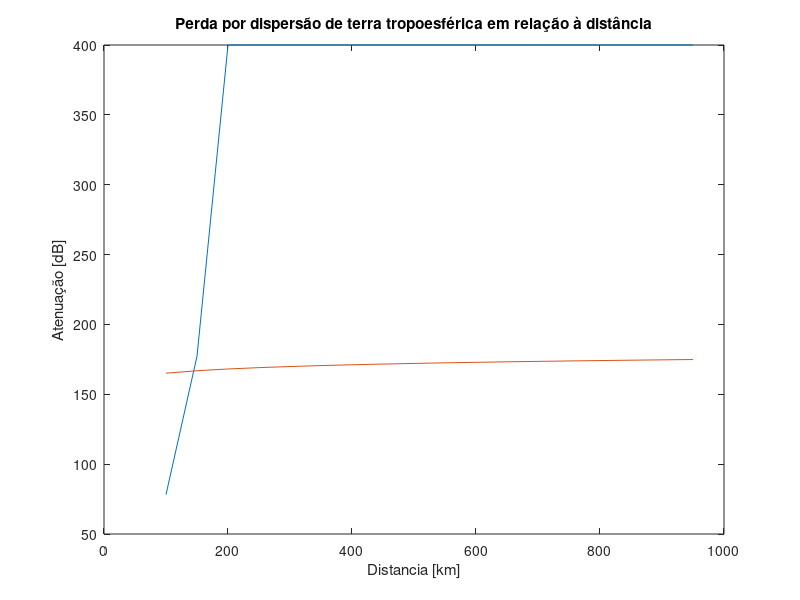

MATLAB code to generate this figure:
% --- PARÂMETROS ---
f = 6e9;                % Frequência [Hz] - 6 GHz
h_tx = 40;              % Altura TX [m]
h_rx = 150;             % Altura RX [m]
R_terra = 6370;         % Raio da Terra [km]

N0 = 320;               % Índice de refração à superfície [N-units]
M = 33.20;              % Parametro meteorologico dado para clima tipo 7a 
ypslon = 0.27;          % Parametro que traduz a estrutura da atmosfera para clima tipo 7a
r = 8500;               %Raio efetivo da terra [km]
Ge = 8;                 %Ganho de emissão [dB]
Gr= 8;                  % Ganho de receção [dB]



% --- COMPRIMENTO DE ONDA ---
c = 3e8;
lambda = c/f;

% --- PARÂMETROS NORMALIZADOS (ITU-R P.526-5) ---
% Raio efetivo da Terra em metros
a_ef = R_terra * 1000; % [m]


% Comprimento do percuso entre radiohorizontes (dde)

dde = 100000 - sqrt(2*a_ef*h_tx)-sqrt(2*a_ef*h_rx);


% Atenuacao por Difracao 

beta1 = 0.99; % Beta para Terreno Médio
beta2 = 0.97; % Beta para agua do Mar

distancia = 100000;  % [m] 

atenua_esferica = [];
dist_array = [];
while distancia<1000000

    X = beta1*distancia*((pi/(lambda*a_ef^2))^(1/3));
    Y1 = 2*beta1*h_tx*(((pi^2)/((lambda^2) *a_ef))^(1/3));
    Y2 = 2*beta1*h_rx*(((pi^2)/((lambda^2) *a_ef))^(1/3));
    
    F= 11+10*log10(X)-17.6*X;
    G1 = 17.6*(sqrt(Y1-1.1))-5*log10(Y1-1.1)-8;
    G2 = 17.6*(sqrt(Y2-1.1))-5*log10(Y2-1.1)-8;
    
    Aed = -(F+G1+G2);

    dist_array(end+1)=distancia;

    if(Aed>200)
        Aed=400;
    end
    atenua_esferica(end+1)=Aed;

    distancia=distancia+50000;

end


% --- PERDA BÁSICA POR DISPERSÃO (ITU-R P.617-1) ---



% Perda mediana anual para 50% do tempo
distancia_km = 100;
atenua_tropo = [];
dist_km_array = [];


while distancia_km<1000
    

    %Perguntar prof se tá certo a formula
    drhe=sqrt(2*a_ef*h_tx);

    drhr=sqrt(2*a_ef*h_rx);

    theta_tx=deg2rad(asin(h_tx/drhe));

    theta_rx=deg2rad(asin(h_rx/drhr));


    theta=(theta_rx+theta_tx)*1000;
    
    
    H = (theta*distancia_km)/(4*10^3);
    
    h = ((theta^2)*r)/(8*10^6);
    
    N = 20*log10(5+ypslon*H)+4.34*ypslon*h;
    
    Lc= 0.07*exp(0.055*(Ge+Gr));
    
    Gp= Ge+Gr-Lc;
    
    %Perda para 50%
    
    A= 30*log10(f/1e6)+10*log10(distancia_km)+30*log10(theta)+M+N+Gp;

    

    atenua_tropo(end+1)=A;
    dist_km_array(end+1) =distancia_km ;

    distancia_km=distancia_km+50;

end

% --- RESULTADOS ---

%fprintf("Comprimento do percurso entre radio horizontes: %.2f",dde);

figure(1);
plot(dist_array/1000,atenua_esferica);
ylabel("Atenuação [dB]")
xlabel("Distancia [km]")
title("Perda por difração de terra esférica em relação à distância")
hold on
plot(dist_km_array,atenua_tropo)
ylabel("Atenuação [dB]")
xlabel("Distancia [km]")
title("Perda por dispersão de terra tropoesférica em relação à distância")